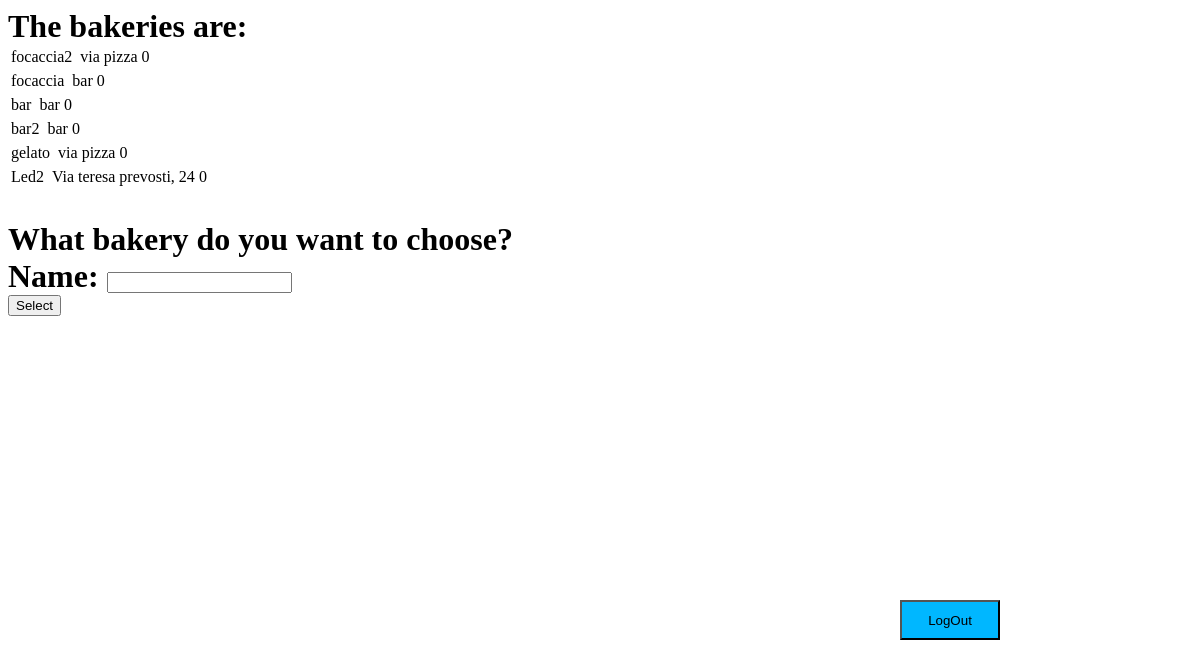
Before: /Customer/bakery/ with the older database file.
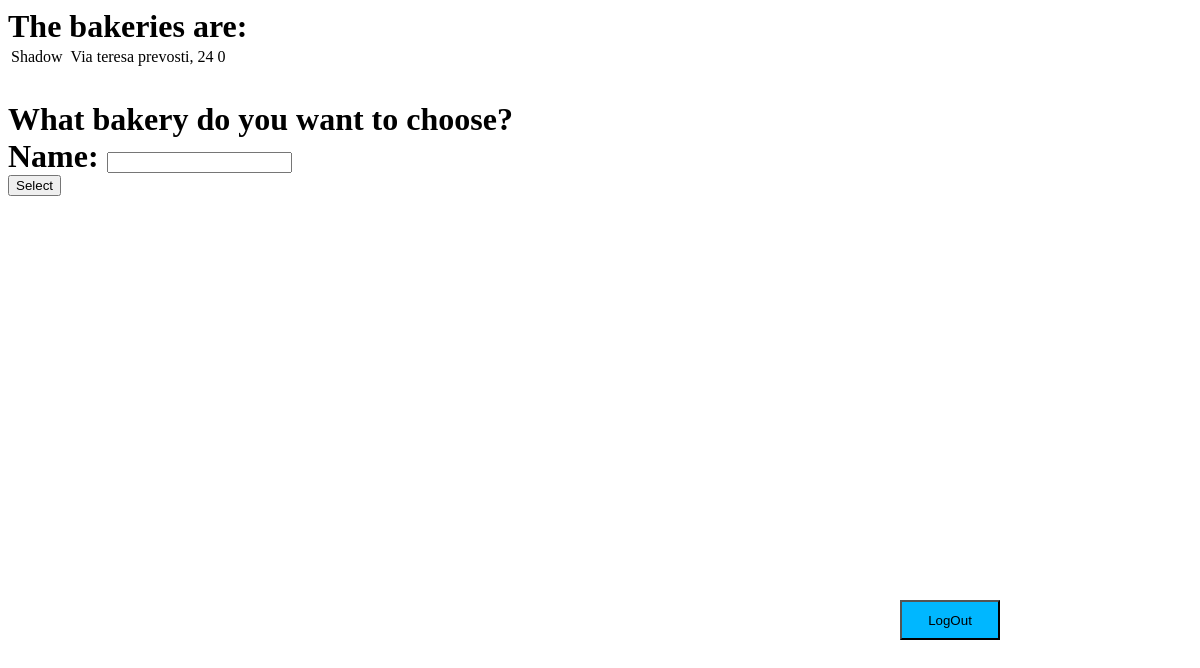
After: the same page with the newer database file.
### IqueueAP/models.py (models this page shows)
class Shop(models.Model):
    name = models.CharField(max_length=100)
    lat = models.FloatField(default=0)                                                                      #latitude
    lon = models.FloatField(default=0)                                                                      #longitude
    max_numb_clients = models.IntegerField()
    queue = models.IntegerField(default=0)
    ids = models.CharField(default='SSSSSSSS',max_length=8, validators=[MinLengthValidator(8)])
    address = models.CharField(max_length=200)
    rating = models.FloatField(default=0)
    numb_of_ratings= models.IntegerField(default=0)
    category = models.CharField(max_length=100, default='Others') #Se non compilato messo in others

### IqueueAP/views.py (the view)
# urls.py: path('Customer/bakery/', Customer_bakery_view, name='Customer_bakery_view'),
def Customer_bakery_view(request):
    shop = Shop.objects.filter(category='bakery').values()
    return render(request, 'bakery.html', {'shop': shop})

### IqueueAP/templates/bakery.html (shortened to what this page needs)
<html>
<head>
</head>
<body>
  <h1>
    <p>
    The bakeries are:
    {% for shop in shop %}
        <table>
          <tr>
            <td>{{ shop.name }}</td>
            <td>{{ shop.location }}</td>
            <td>{{ shop.address }}</td>
            <td>{{ shop.queue }}</td>
          </tr>
        </table>
    {% endfor %}
    </p>
  </h1>
  <h1>
    <p>
    What bakery do you want to choose?
    <br>
     <label for="name">Name:</label>
     <input type="text" name="name" id="name">
     <br>
     <button onclick="window.location.href='/Booking/'"> Select</button>
     <br>
    </p>
  </h1>
  <input type="button" class="anybutton" onclick="Redirect('');" value="LogOut" />
</body>
</html>

### IqueueAP/templates/bakery.html (style rules this page uses)
.anybutton { top:75%; left:75%; width:100px; height:40px; position: absolute; z-index: 2; background: rgb(0, 183, 255); }

Changed rows visible on the page:
removed Shop: name "focaccia2", address "via pizza", queue "0"
removed Shop: name "focaccia", address "bar", queue "0"
removed Shop: name "bar", address "bar", queue "0"
removed Shop: name "bar2", address "bar", queue "0"
removed Shop: name "gelato", address "via pizza", queue "0"
removed Shop: name "Led2", address "Via teresa prevosti, 24", queue "0"
now on this page (row edited): Shop: name "Shadow", address "Via teresa prevosti, 24", queue "0"
